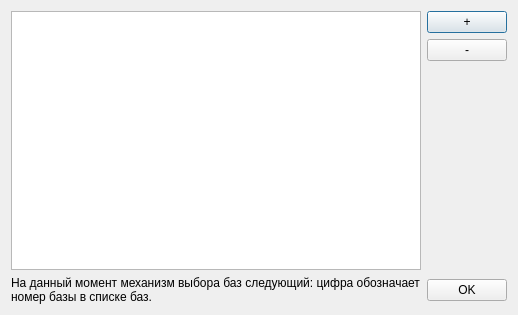
<?xml version="1.0" encoding="UTF-8"?>
<ui version="4.0">
 <class>dronesDialog</class>
 <widget class="QDialog" name="dronesDialog">
  <property name="geometry">
   <rect>
    <x>0</x>
    <y>0</y>
    <width>518</width>
    <height>315</height>
   </rect>
  </property>
  <property name="windowTitle">
   <string>Дроны</string>
  </property>
  <layout class="QGridLayout" name="gridLayout">
   <item row="0" column="0">
    <widget class="QTreeView" name="treeView"/>
   </item>
   <item row="0" column="1">
    <layout class="QVBoxLayout" name="verticalLayout">
     <item>
      <widget class="QPushButton" name="plusButton">
       <property name="text">
        <string>+</string>
       </property>
      </widget>
     </item>
     <item>
      <widget class="QPushButton" name="minusButton">
       <property name="text">
        <string>-</string>
       </property>
      </widget>
     </item>
     <item>
      <spacer name="verticalSpacer">
       <property name="orientation">
        <enum>Qt::Vertical</enum>
       </property>
       <property name="sizeHint" stdset="0">
        <size>
         <width>20</width>
         <height>40</height>
        </size>
       </property>
      </spacer>
     </item>
    </layout>
   </item>
   <item row="1" column="0" colspan="2">
    <layout class="QHBoxLayout" name="horizontalLayout">
     <item>
      <widget class="QLabel" name="label">
       <property name="sizePolicy">
        <sizepolicy hsizetype="Expanding" vsizetype="Fixed">
         <horstretch>0</horstretch>
         <verstretch>0</verstretch>
        </sizepolicy>
       </property>
       <property name="text">
        <string>На данный момент механизм выбора баз следующий: цифра обозначает номер базы в списке баз.</string>
       </property>
       <property name="wordWrap">
        <bool>true</bool>
       </property>
      </widget>
     </item>
     <item>
      <widget class="QPushButton" name="okButton">
       <property name="text">
        <string>OK</string>
       </property>
      </widget>
     </item>
    </layout>
   </item>
  </layout>
  <zorder>layoutWidget</zorder>
  <zorder>okButton</zorder>
  <zorder>label</zorder>
  <zorder>treeView</zorder>
 </widget>
 <resources/>
 <connections/>
</ui>
